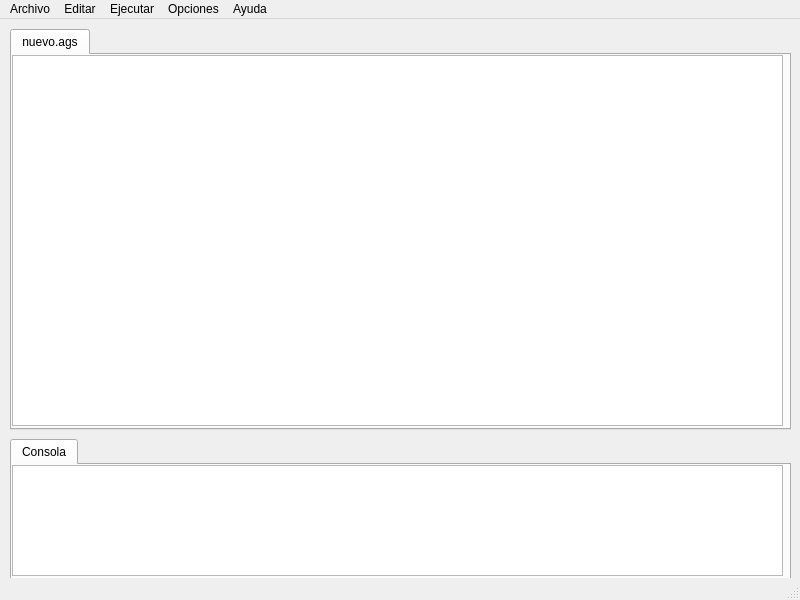
<?xml version="1.0" encoding="UTF-8"?>
<ui version="4.0">
 <class>MainWindow</class>
 <widget class="QMainWindow" name="MainWindow">
  <property name="geometry">
   <rect>
    <x>0</x>
    <y>0</y>
    <width>800</width>
    <height>600</height>
   </rect>
  </property>
  <property name="sizePolicy">
   <sizepolicy hsizetype="Preferred" vsizetype="Preferred">
    <horstretch>0</horstretch>
    <verstretch>0</verstretch>
   </sizepolicy>
  </property>
  <property name="minimumSize">
   <size>
    <width>800</width>
    <height>600</height>
   </size>
  </property>
  <property name="maximumSize">
   <size>
    <width>800</width>
    <height>600</height>
   </size>
  </property>
  <property name="windowTitle">
   <string>OLC2_Proyecto1</string>
  </property>
  <widget class="QWidget" name="centralwidget">
   <widget class="QTabWidget" name="tabWidget">
    <property name="geometry">
     <rect>
      <x>10</x>
      <y>10</y>
      <width>781</width>
      <height>401</height>
     </rect>
    </property>
    <property name="currentIndex">
     <number>0</number>
    </property>
    <widget class="QWidget" name="tab">
     <attribute name="title">
      <string>nuevo.ags</string>
     </attribute>
     <widget class="QTextEdit" name="textEdit">
      <property name="geometry">
       <rect>
        <x>0</x>
        <y>0</y>
        <width>771</width>
        <height>371</height>
       </rect>
      </property>
     </widget>
    </widget>
   </widget>
   <widget class="QTabWidget" name="tabWidget_2">
    <property name="geometry">
     <rect>
      <x>10</x>
      <y>420</y>
      <width>781</width>
      <height>151</height>
     </rect>
    </property>
    <property name="currentIndex">
     <number>0</number>
    </property>
    <widget class="QWidget" name="tab_3">
     <attribute name="title">
      <string>Consola</string>
     </attribute>
     <widget class="QPlainTextEdit" name="plainTextEdit">
      <property name="geometry">
       <rect>
        <x>0</x>
        <y>0</y>
        <width>771</width>
        <height>111</height>
       </rect>
      </property>
      <property name="readOnly">
       <bool>true</bool>
      </property>
     </widget>
    </widget>
   </widget>
  </widget>
  <widget class="QMenuBar" name="menubar">
   <property name="geometry">
    <rect>
     <x>0</x>
     <y>0</y>
     <width>800</width>
     <height>21</height>
    </rect>
   </property>
   <widget class="QMenu" name="menuArchivo">
    <property name="title">
     <string>Archivo</string>
    </property>
    <addaction name="actionNuevo"/>
    <addaction name="actionAbrir"/>
    <addaction name="actionGuardar"/>
    <addaction name="actionGuardar_Como"/>
    <addaction name="actionCerrar"/>
    <addaction name="actionSalir"/>
   </widget>
   <widget class="QMenu" name="menuEditar">
    <property name="title">
     <string>Editar</string>
    </property>
    <addaction name="actionCopiar"/>
    <addaction name="actionPegar"/>
    <addaction name="actionCortar"/>
    <addaction name="actionBuscar"/>
    <addaction name="actionReemplazar"/>
   </widget>
   <widget class="QMenu" name="menuEjecutar">
    <property name="title">
     <string>Ejecutar</string>
    </property>
    <addaction name="actionAscendente"/>
    <addaction name="actionDescnedente"/>
    <addaction name="actionDescendente"/>
    <addaction name="actionReporte_de_Errores"/>
    <addaction name="actionTabla_de_S_mbolos"/>
    <addaction name="actionAST"/>
    <addaction name="actionReporte_Gram_tical"/>
   </widget>
   <widget class="QMenu" name="menuOpciones">
    <property name="title">
     <string>Opciones</string>
    </property>
    <addaction name="actionEditar_fondo"/>
    <addaction name="actionDesactivar_contador_de_l_neas"/>
   </widget>
   <widget class="QMenu" name="menuAyuda">
    <property name="title">
     <string>Ayuda</string>
    </property>
    <addaction name="actionAyuda"/>
    <addaction name="actionAcerca_de"/>
   </widget>
   <addaction name="menuArchivo"/>
   <addaction name="menuEditar"/>
   <addaction name="menuEjecutar"/>
   <addaction name="menuOpciones"/>
   <addaction name="menuAyuda"/>
  </widget>
  <widget class="QStatusBar" name="statusbar"/>
  <action name="actionNuevo">
   <property name="text">
    <string>Nuevo</string>
   </property>
  </action>
  <action name="actionAbrir">
   <property name="text">
    <string>Abrir</string>
   </property>
  </action>
  <action name="actionGuardar">
   <property name="text">
    <string>Guardar</string>
   </property>
  </action>
  <action name="actionGuardar_Como">
   <property name="text">
    <string>Guardar Como</string>
   </property>
  </action>
  <action name="actionCerrar">
   <property name="text">
    <string>Cerrar</string>
   </property>
  </action>
  <action name="actionSalir">
   <property name="text">
    <string>Salir</string>
   </property>
  </action>
  <action name="actionCopiar">
   <property name="text">
    <string>Copiar</string>
   </property>
  </action>
  <action name="actionPegar">
   <property name="text">
    <string>Pegar</string>
   </property>
  </action>
  <action name="actionCortar">
   <property name="text">
    <string>Cortar</string>
   </property>
  </action>
  <action name="actionBuscar">
   <property name="text">
    <string>Buscar</string>
   </property>
  </action>
  <action name="actionReemplazar">
   <property name="text">
    <string>Reemplazar</string>
   </property>
  </action>
  <action name="actionAscendente">
   <property name="text">
    <string>Ascendente</string>
   </property>
  </action>
  <action name="actionDescnedente">
   <property name="text">
    <string>Descendente</string>
   </property>
  </action>
  <action name="actionDescendente">
   <property name="text">
    <string>Depurador</string>
   </property>
  </action>
  <action name="actionReporte_de_Errores">
   <property name="text">
    <string>Reporte de Errores</string>
   </property>
  </action>
  <action name="actionTabla_de_S_mbolos">
   <property name="text">
    <string>Tabla de Símbolos</string>
   </property>
  </action>
  <action name="actionAST">
   <property name="text">
    <string>AST</string>
   </property>
  </action>
  <action name="actionReporte_Gram_tical">
   <property name="text">
    <string>Reporte Gramátical</string>
   </property>
  </action>
  <action name="actionEditar_fondo">
   <property name="text">
    <string>Editar fondo</string>
   </property>
  </action>
  <action name="actionDesactivar_contador_de_l_neas">
   <property name="text">
    <string>Desactivar contador de líneas</string>
   </property>
  </action>
  <action name="actionAyuda">
   <property name="text">
    <string>Ayuda</string>
   </property>
  </action>
  <action name="actionAcerca_de">
   <property name="text">
    <string>Acerca de</string>
   </property>
  </action>
 </widget>
 <resources/>
 <connections/>
</ui>
